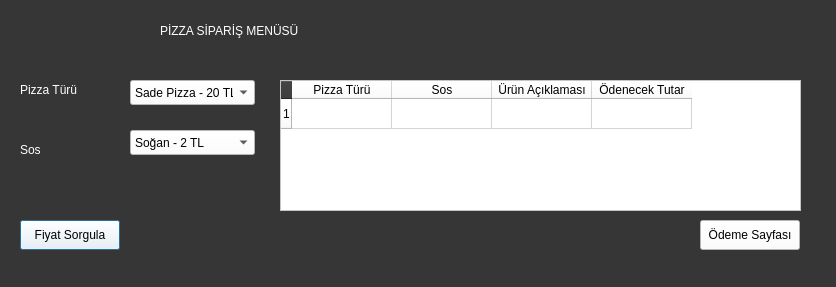
<?xml version="1.0" encoding="UTF-8"?>
<ui version="4.0">
 <class>Dialog</class>
 <widget class="QDialog" name="Dialog">
  <property name="geometry">
   <rect>
    <x>0</x>
    <y>0</y>
    <width>836</width>
    <height>287</height>
   </rect>
  </property>
  <property name="windowTitle">
   <string>Dialog</string>
  </property>
  <property name="styleSheet">
   <string notr="true">background-color: rgb(54, 54, 54);</string>
  </property>
  <widget class="QComboBox" name="pTuru">
   <property name="geometry">
    <rect>
     <x>130</x>
     <y>80</y>
     <width>125</width>
     <height>25</height>
    </rect>
   </property>
   <property name="styleSheet">
    <string notr="true">background-color: rgb(255, 255, 255);
</string>
   </property>
   <item>
    <property name="text">
     <string>Sade Pizza - 20 TL</string>
    </property>
   </item>
   <item>
    <property name="text">
     <string>Klasik Pizza - 25 TL</string>
    </property>
   </item>
   <item>
    <property name="text">
     <string>Margarita Pizza - 30 TL</string>
    </property>
   </item>
   <item>
    <property name="text">
     <string>Türk Pizza - 40 TL</string>
    </property>
   </item>
  </widget>
  <widget class="QComboBox" name="sTuru">
   <property name="geometry">
    <rect>
     <x>130</x>
     <y>130</y>
     <width>125</width>
     <height>25</height>
    </rect>
   </property>
   <property name="styleSheet">
    <string notr="true">background-color: rgb(255, 255, 255);</string>
   </property>
   <item>
    <property name="text">
     <string>Soğan - 2 TL</string>
    </property>
   </item>
   <item>
    <property name="text">
     <string>Mısır - 3 TL</string>
    </property>
   </item>
   <item>
    <property name="text">
     <string>Zeytin - 5 TL</string>
    </property>
   </item>
   <item>
    <property name="text">
     <string>Keçi Peyniri - 8 TL</string>
    </property>
   </item>
   <item>
    <property name="text">
     <string>Mantar - 12 TL</string>
    </property>
   </item>
   <item>
    <property name="text">
     <string>Et - 15 TL</string>
    </property>
   </item>
  </widget>
  <widget class="QLabel" name="pizzaTuru">
   <property name="geometry">
    <rect>
     <x>20</x>
     <y>80</y>
     <width>100</width>
     <height>20</height>
    </rect>
   </property>
   <property name="styleSheet">
    <string notr="true">color: rgb(255, 255, 255);
font: 12pt &quot;MS Shell Dlg 2&quot;;</string>
   </property>
   <property name="text">
    <string>Pizza Türü</string>
   </property>
  </widget>
  <widget class="QLabel" name="sos">
   <property name="geometry">
    <rect>
     <x>20</x>
     <y>140</y>
     <width>100</width>
     <height>20</height>
    </rect>
   </property>
   <property name="styleSheet">
    <string notr="true">color: rgb(255, 255, 255);
font: 12pt &quot;MS Shell Dlg 2&quot;;</string>
   </property>
   <property name="text">
    <string>Sos</string>
   </property>
  </widget>
  <widget class="QPushButton" name="fiyatSorgula">
   <property name="geometry">
    <rect>
     <x>20</x>
     <y>220</y>
     <width>100</width>
     <height>30</height>
    </rect>
   </property>
   <property name="styleSheet">
    <string notr="true">background-color: rgb(255, 255, 255);</string>
   </property>
   <property name="text">
    <string>Fiyat Sorgula</string>
   </property>
  </widget>
  <widget class="QPushButton" name="odemeSayfasi">
   <property name="geometry">
    <rect>
     <x>700</x>
     <y>220</y>
     <width>100</width>
     <height>30</height>
    </rect>
   </property>
   <property name="styleSheet">
    <string notr="true">background-color: rgb(255, 255, 255);</string>
   </property>
   <property name="text">
    <string>Ödeme Sayfası</string>
   </property>
  </widget>
  <widget class="QTableWidget" name="lastTable">
   <property name="geometry">
    <rect>
     <x>280</x>
     <y>80</y>
     <width>521</width>
     <height>131</height>
    </rect>
   </property>
   <property name="styleSheet">
    <string notr="true">background-color: rgb(255, 255, 255);</string>
   </property>
   <row>
    <property name="text">
     <string>1</string>
    </property>
   </row>
   <column>
    <property name="text">
     <string>Pizza Türü</string>
    </property>
   </column>
   <column>
    <property name="text">
     <string>Sos</string>
    </property>
   </column>
   <column>
    <property name="text">
     <string>Ürün Açıklaması</string>
    </property>
   </column>
   <column>
    <property name="text">
     <string>Ödenecek Tutar</string>
    </property>
   </column>
  </widget>
  <widget class="QLabel" name="label">
   <property name="geometry">
    <rect>
     <x>160</x>
     <y>10</y>
     <width>361</width>
     <height>41</height>
    </rect>
   </property>
   <property name="styleSheet">
    <string notr="true">font: 20pt &quot;MS Shell Dlg 2&quot;;
color: rgb(255, 255, 255);</string>
   </property>
   <property name="text">
    <string>PİZZA SİPARİŞ MENÜSÜ</string>
   </property>
  </widget>
 </widget>
 <resources/>
 <connections/>
</ui>
